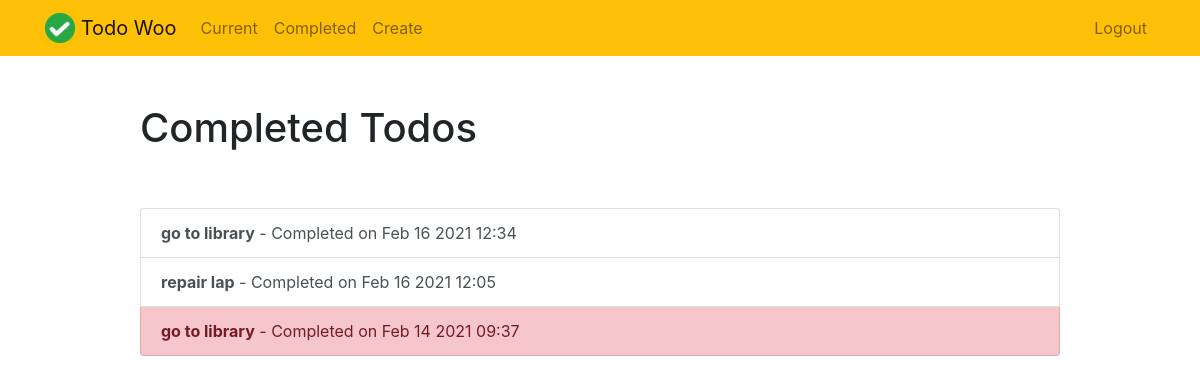
The app's page /completedtodos/ (signed in) with its own data.
### Todo/models.py (models this page shows, shortened)
class Todo(models.Model):
    title = models.CharField(max_length=200)
    memo = models.TextField(blank=True)
    created_date = models.DateTimeField(auto_now_add=True)
    completed_date = models.DateTimeField(null=True, blank=True)
    important = models.BooleanField(default=False)
    user = models.ForeignKey(User, on_delete=models.CASCADE)

### Todo/views.py (the view)
# urls.py: path('completedtodos/', views.completed_todos, name='completed_todos'),
@login_required
def completed_todos(request):
    todos = Todo.objects.filter(user=request.user, completed_date__isnull=False).order_by('-completed_date')
    return render(request, 'completed_todos.html', {'todos': todos})

### Todo/templates/completed_todos.html (shortened to what this page needs)
<!DOCTYPE html>
<html lang="en">
<head>
</head>
<body>
    {% extends "base.html" %}
    {% block content %}
        <div class="row justify-content-center mt-5">
            <div class="col-md-10">
                <h1>Completed Todos</h1>
            </div>
        </div>
        <div class="row justify-content-center mt-5">
            <div class="col-md-10">
                {% if todos %}
                <div class="list-group">
                    {% for todo in todos %}
                        <a href="{% url 'view_todos' todo.id %}" class="list-group-item list-group-item-action{% if todo.important %} list-group-item-danger{% endif %}"><b>{{ todo.title }}</b> - Completed on  {{ todo.completed_date|date:'M j Y H:i' }}</a>
                    {% endfor %}
                </div>
                {% else %}
                <div class="text-center">
                    <h2>You don't have any completed todos!!!!</h2>
                </div>
                {% endif %}
            </div>
        </div>
    {% endblock %}

### records on screen
Todo: title "go to library", completed_date "Feb 16 2021 12:34"
Todo: title "repair lap", completed_date "Feb 16 2021 12:05"
Todo: title "go to library", completed_date "Feb 14 2021 09:37"
